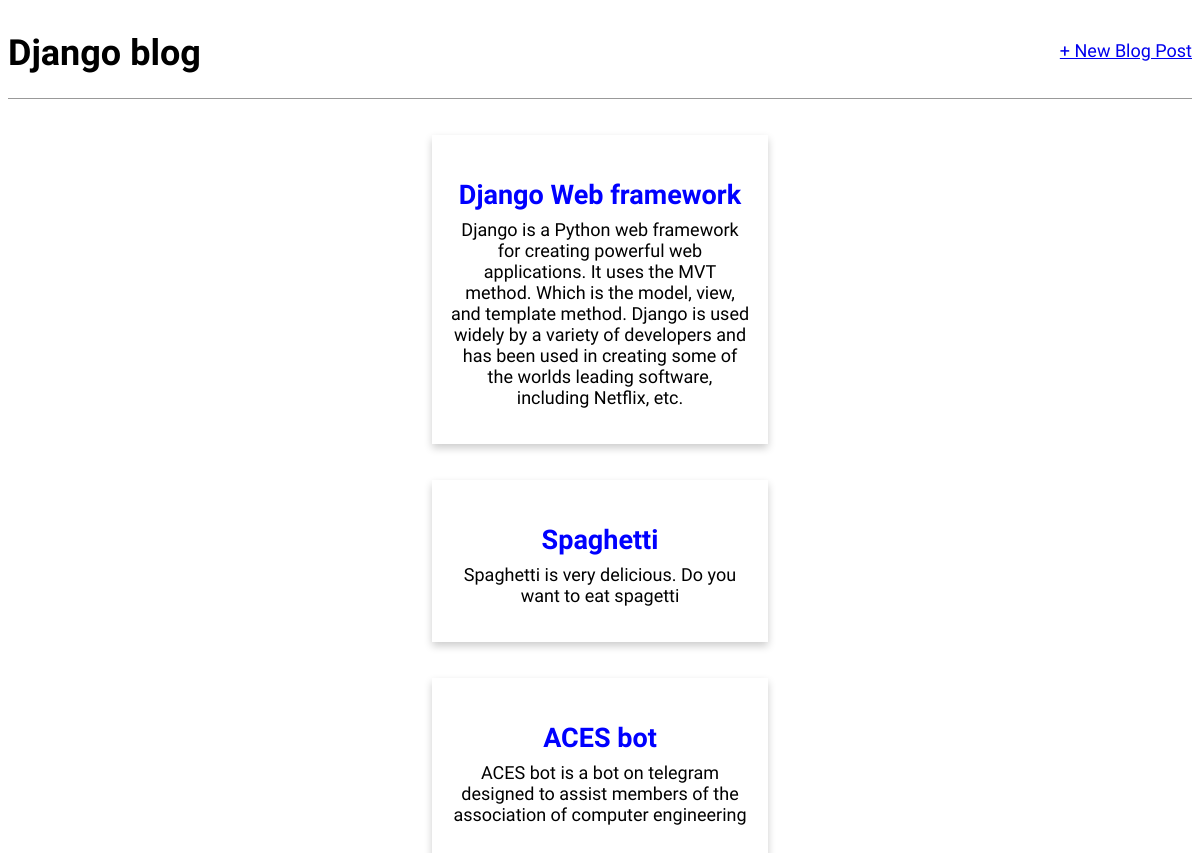
Before: / with the older database file.
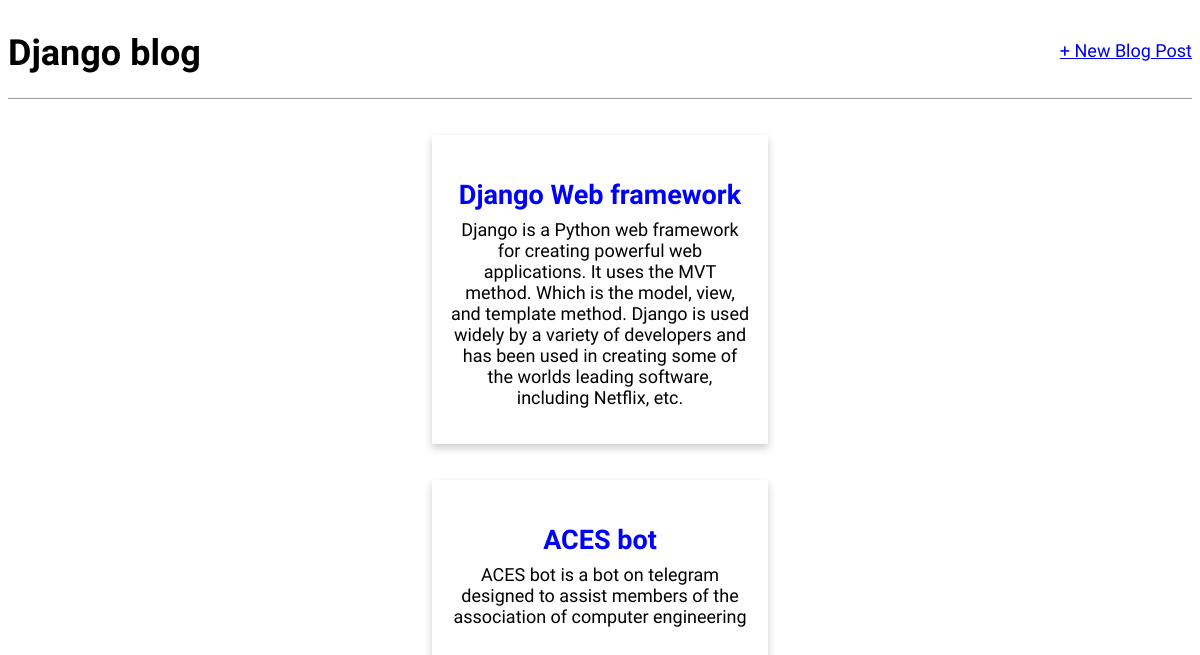
After: the same page with the newer database file.
### blog/models.py (models this page shows, shortened)
class Post(models.Model):
    title = models.CharField(max_length=200)
    author = models.ForeignKey("auth.User", on_delete=models.CASCADE)
    body = models.TextField()

### blog/views.py (the view)
# urls.py: path("", BlogListView.as_view(), name="home"), #home
class BlogListView(ListView):
    model = Post
    template_name = "home.html"

### templates/home.html
{% extends "base.html" %}
{% block content %}
    {% for post in post_list %}
        <div class="post_container">
            <div class="post-entry">
                <h2><a href="{% url 'post_detail' post.pk %}">{{ post.title }}</a></h2>
                <p>{{ post.body }}</p>
            </div>
        </div>
    {% endfor %}
{% endblock content %}

### templates/base.html (shortened to what this page needs)
{% load static %}
<html>
    <head>
        <link rel="stylesheet" href="{% static 'css/base.css' %}">
    </head>
    <body>
        <div>
            <header>
                <div class="nav-left">
                    <h1><a href="{% url 'home' %}">Django blog</a></h1>
                </div>
                <div class="nav-right">
                    <a href="{% url 'post_new' %}"> + New Blog Post</a>
                </div>
            </header>
                {% block content %}
                {% endblock content %}
        </div>
    </body>
</html>

### static/css/base.css (style rules this page uses)
body { font-family: 'Source Sans Pro', sans-serif; font-size: 18px; }
header { display: flex; justify-content: center; border-bottom: 1px solid #999; margin-bottom: 2rem; display: flex; }
header h1 a { color: #000; text-decoration: none; }
.nav-left { margin-right: auto; }
.nav-right { display: flex; padding-top: 2rem; }
.post-entry { padding:2em 1em; width: 300px; box-shadow: 0 4px 8px 0 rgba(0,0,0,0.2); text-align: center; }
.post-entry h2 { margin: 0.5rem 0; }
.post_container { display: flex; justify-content: center; margin: 2em auto; }
.post-entry h2 a, .post-entry h2 a:visited { color: blue; text-decoration: none; }
.post-entry p { margin: 0; font-weight: 400; }

Changed rows visible on the page:
removed Post: title "Spaghetti", body "Spaghetti is very delicious. Do you want to eat spagetti"
